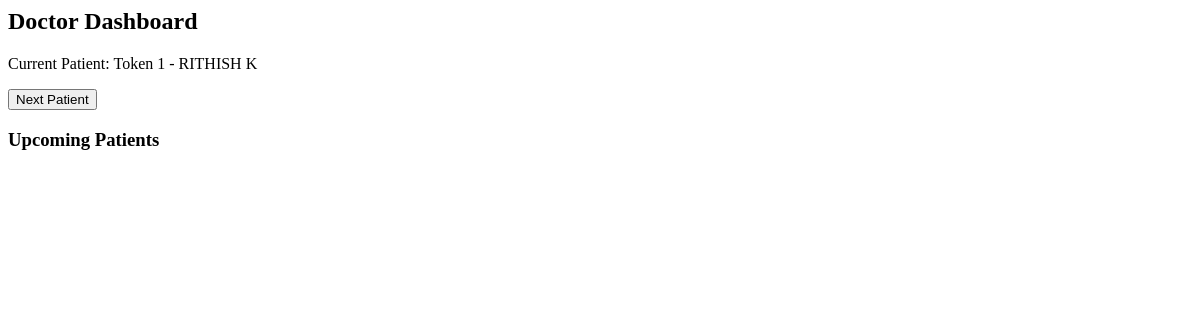
Before: /doctor with the older database file.
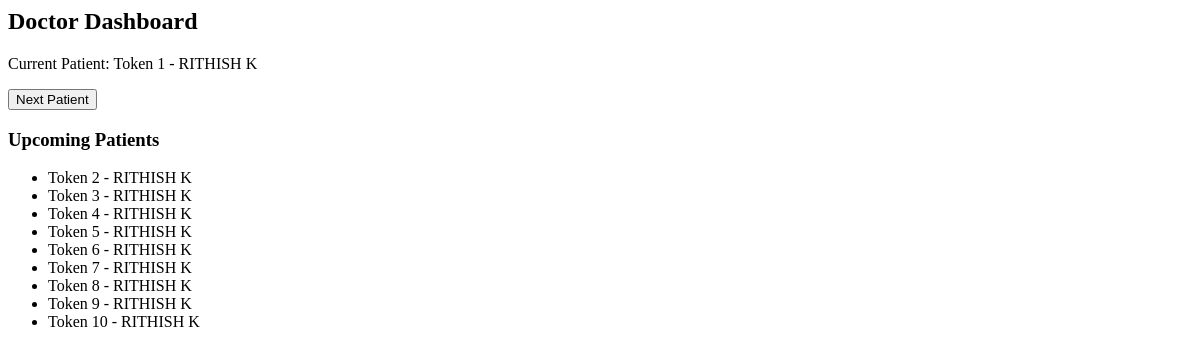
After: the same page with the newer database file.
### tables this page shows
CREATE TABLE tokens (
        id INTEGER PRIMARY KEY AUTOINCREMENT,
        token_number INTEGER,
        name TEXT,
        mobile TEXT,
        status TEXT
    );

### app.py (the view)
@app.route("/doctor")
def doctor():
    conn = get_db()
    cursor = conn.cursor()
    cursor.execute("SELECT * FROM tokens WHERE status='waiting'")
    tokens = cursor.fetchall()
    conn.close()
    return render_template("doctor.html", tokens=tokens)

### app.py (called while the page is built)
def get_db():
    return sqlite3.connect("database.db")

### templates/doctor.html
<h2>Doctor Dashboard</h2>
{% if tokens %}
<p>Current Patient: Token {{ tokens[0][1] }} - {{ tokens[0][2] }}</p>
<form method="POST" action="/next">
    <button type="submit">Next Patient</button>
</form>
<h3>Upcoming Patients</h3>
<ul>
{% for token in tokens[1:] %}
    <li>Token {{ token[1] }} - {{ token[2] }}</li>
{% endfor %}
</ul>
{% else %}
<p>No patients waiting</p>
{% endif %}

Changed rows visible on the page:
added tokens: token_number "2", name "RITHISH K"
added tokens: token_number "3", name "RITHISH K"
added tokens: token_number "4", name "RITHISH K"
added tokens: token_number "5", name "RITHISH K"
added tokens: token_number "6", name "RITHISH K"
added tokens: token_number "7", name "RITHISH K"
added tokens: token_number "8", name "RITHISH K"
added tokens: token_number "9", name "RITHISH K"
added tokens: token_number "10", name "RITHISH K"
